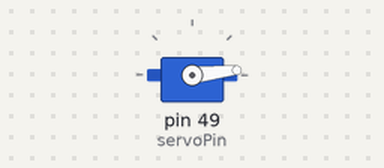
A sketch run on a simulated Arduino Mega 2560, built with avr-gcc and run on an emulated ATmega2560. Shown: servo.

Above: at 0.05 s.
At 0.7 s:
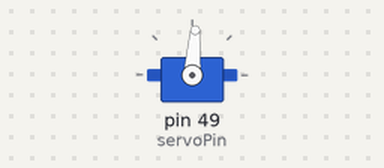
At 1.35 s:
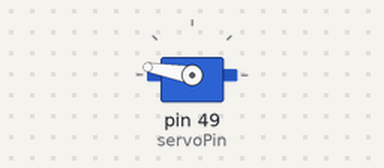
At 2.7 s:
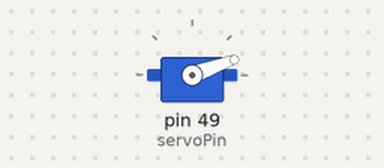
Timing chart, 0 to 6.5 s (numbered marks = the images above):
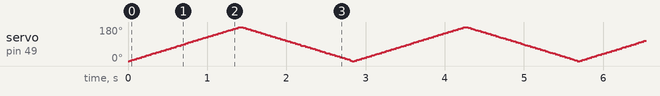

The sketch:

miniArduinoServo.ino
```cpp
#include <Arduino.h>
#include <Wire.h>
#include <Servo.h>
#include <SoftwareSerial.h>
int servoPin = 49;
int servoCounter=0;
int servoDirection=0;
Servo Servo1;
SoftwareSerial ArduinoUno(51,53);

void setup()
{
  pinMode(servoPin, OUTPUT);    // sets the digital pin 13 as output

       Servo1.attach(servoPin);
   ArduinoUno.begin(115200);

  }

int pos = 0;    // variable to store the servo position
const byte numPins = 7;
byte pins[] = {2,3,4,5,6,7,8};
void printValues(){
    for (byte i=0; i<numPins; i++) {
      byte state = bitRead(pos, i);
      digitalWrite(pins[i], HIGH);
    }
    ArduinoUno.println(pos);
}
void doServo(){

  for (pos = 0; pos <= 180; pos += 2) { // goes from 0 degrees to 180 degrees
    // in steps of 1 degree
    Servo1.write(pos);              // tell servo to go to position in variable 'pos'
    delay(15);                       // waits 15ms for the servo to reach the position
    printValues();
  }
  for (pos = 180; pos >= 0; pos -= 2) { // goes from 180 degrees to 0 degrees
    Servo1.write(pos);              // tell servo to go to position in variable 'pos'
    delay(15);                       // waits 15ms for the servo to reach the position
    printValues();
  }

}
void loop()
{
  doServo();

}
```
